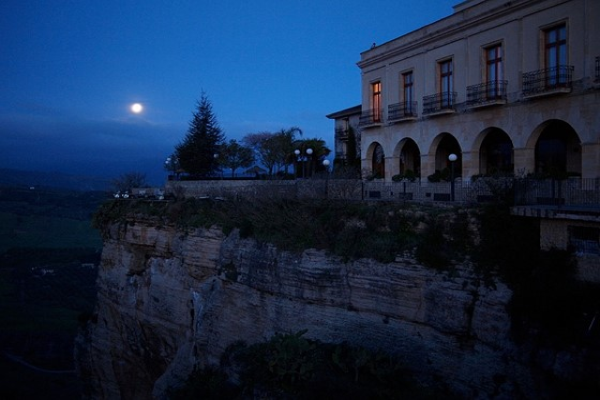
#> input picture Lime_Dataset/2.bmp, 600 x 400 px, given in place of img6.jpg, which was not available
$ python Input_Image.py Lime_Dataset/2.bmp
#> lines starting #> are read from the running program, lines starting #| are printed output that depends on the picture; after the words box and inside, x2 and y2 are one past the last pixel; in counts of white or black regions, pixels touching at a corner belong together; pictures that were not available may be replaced by others from this repository, and a replacement may not be noted
import cv2
import numpy as np

def average_brightness(image):
    """Calculate the average brightness of an image"""
    return np.mean(image)

def discrete_entropy(image):
    """Calculate the discrete entropy of an image"""
    hist = cv2.calcHist([image], [0], None, [256], [0, 256])
    hist = hist / np.sum(hist)
    entropy = -np.sum([p * np.log2(p) for p in hist if p > 0])
    return entropy

def calculate_niqe(img, patch_size=64):
    """
    Calculate a simplified NIQE-like score for the given image
    """
    # Convert to float
    img = img.astype(np.float32) / 255.0

    # Calculate local statistics
    mean_local = cv2.GaussianBlur(img, (7, 7), 1.166)
    var_local = cv2.GaussianBlur(img**2, (7, 7), 1.166) - mean_local**2

    # Avoid division by zero
    var_local[var_local < 1e-10] = 1e-10

    # Normalize the image
    img_norm = (img - mean_local) / np.sqrt(var_local)

    # Calculate first and second order statistics
    mu = np.mean(img_norm)
    sigma = np.std(img_norm)

    # Calculate skewness and kurtosis
    skewness = np.mean((img_norm - mu)**3) / (sigma**3)
    kurtosis = np.mean((img_norm - mu)**4) / (sigma**4) - 3

    # Simple statistical distance
    ref_mu = 0.0      # Reference mean
    ref_sigma = 1.0   # Reference std
    ref_skewness = 0.0  # Reference skewness
    ref_kurtosis = 3.0  # Reference kurtosis

    # Calculate distance
    diff = np.array([mu - ref_mu, sigma - ref_sigma, skewness - ref_skewness, kurtosis - ref_kurtosis])
    dist = np.sqrt(diff.dot(diff.T))

    return dist

def calculate_image_metrics(image_path):
    """Calculate and print AB, DE, and NIQE metrics for an input image"""
#> called with image_path = 'Lime_Dataset/2.bmp'
    # Load image
    img = cv2.imread("img6.jpg")
#> img is the input picture: shape (400, 600, 3); mean B, G, R 69.8, 40.8, 21.3
    if img is None:
        raise ValueError(f"Could not load image: {image_path}")

    # Convert to grayscale
    img_gray = cv2.cvtColor(img, cv2.COLOR_BGR2GRAY)
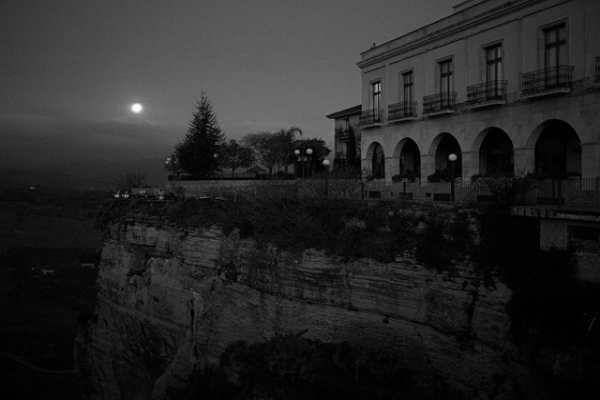
#> img_gray: shape (400, 600); min 0, max 254, mean 38.3

    # Calculate metrics
    ab = average_brightness(img_gray)
#> ab = 38.26
    de = discrete_entropy(img_gray)
#> in discrete_entropy, `hist = cv2.calcHist([image], [0], None, [256], [0, 256])`: hist = 256 values, max 7954 at index 2, min 0 at index 143, mean 937.5
#> in discrete_entropy, `hist = hist / np.sum(hist)`: hist = 256 values, max 0.0331 at index 2, min 0 at index 143, mean 0.00391
#> in discrete_entropy, `entropy = -np.sum([p * np.log2(p) for p in hist if p > 0])`: entropy = 6.56
#> de = 6.56
    niqe = calculate_niqe(img_gray)
#> in calculate_niqe, `var_local = cv2.GaussianBlur(img**2, (7, 7), 1.166) - mean_local**2`:
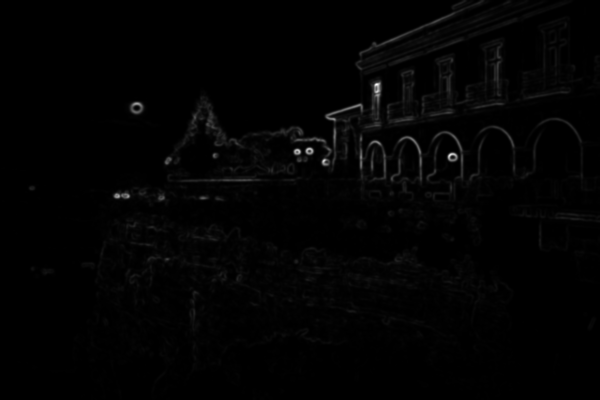
#> var_local: shape (400, 600) float32; min -1.46e-11, max 0.0471, mean 0.000594; drawn with min black and max white
#> in calculate_niqe, `var_local[var_local < 1e-10] = 1e-10`: var_local: shape (400, 600) float32; 0.11% of pixels changed, all inside (x1, y1, x2, y2) = (0, 131, 600, 400)
#> in calculate_niqe, `img_norm = (img - mean_local) / np.sqrt(var_local)`:
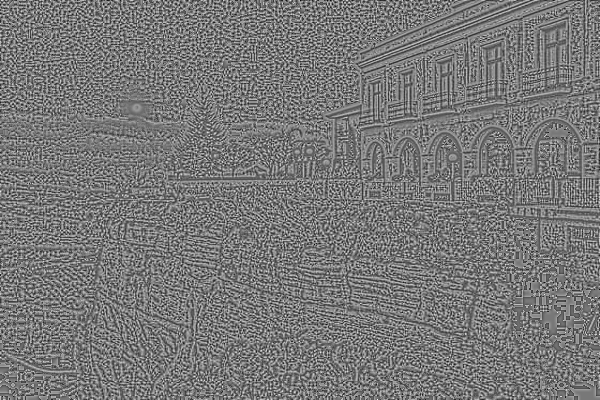
#> img_norm: shape (400, 600) float32; min -2.33, max 2.59, mean -0.00536; drawn with min black and max white
#> in calculate_niqe, `mu = np.mean(img_norm)`: mu = -0.00536
#> in calculate_niqe, `sigma = np.std(img_norm)`: sigma = 0.679
#> in calculate_niqe, `skewness = np.mean((img_norm - mu)**3) / (sigma**3)`: skewness = 0.0524
#> in calculate_niqe, `kurtosis = np.mean((img_norm - mu)**4) / (sigma**4) - 3`: kurtosis = -0.47
#> in calculate_niqe, `diff = np.array([mu - ref_mu, sigma - ref_sigma, skewness - ref_skewne..`: diff = [-0.00536, -0.321, 0.0524, -3.47]
#> in calculate_niqe, `dist = np.sqrt(diff.dot(diff.T))`: dist = 3.49
#> niqe = 3.49

    # Print results
    print(f"Image: {image_path}")
    print(f"AB (Average Brightness): {ab:.4f}")
#| AB (Average Brightness): 38.2585
    print(f"DE (Discrete Entropy): {de:.4f}")
#| DE (Discrete Entropy): 6.5644
    print(f"NIQE: {niqe:.4f}")
#| NIQE: 3.4855

    return ab, de, niqe

if __name__ == "__main__":
    import sys

    if len(sys.argv) > 1:
        image_path = sys.argv[1]
    else:
        image_path = input("Enter the path to the image file: ")

    calculate_image_metrics(image_path)

$ run again, on Lime_Dataset/3.bmp
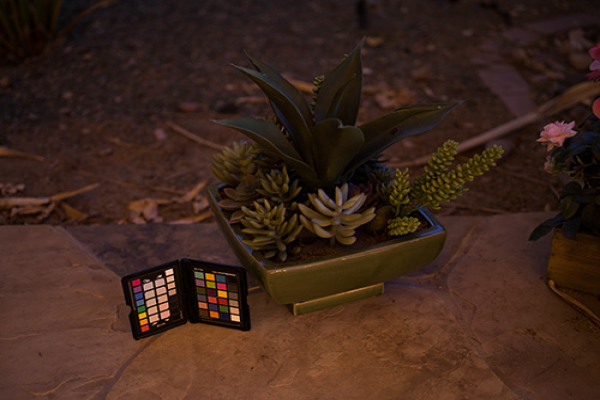
#> input picture Lime_Dataset/3.bmp, 600 x 400 px, given in place of img6.jpg, which was not available
#> in calculate_image_metrics, img is the input picture: shape (400, 600, 3); mean B, G, R 27.6, 38.4, 62.1
#> in calculate_image_metrics, `img_gray = cv2.cvtColor(img, cv2.COLOR_BGR2GRAY)`:
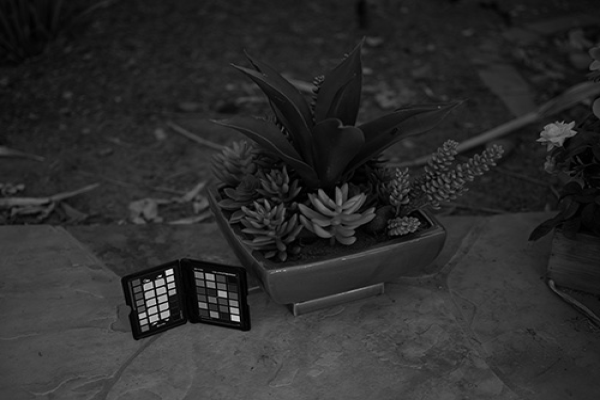
#> img_gray: shape (400, 600); min 0, max 235, mean 44.2
#> ab = 44.24
#> in discrete_entropy, `hist = cv2.calcHist([image], [0], None, [256], [0, 256])`: hist = 256 values, max 5506 at index 31, min 0 at index 198, mean 937.5
#> in discrete_entropy, `hist = hist / np.sum(hist)`: hist = 256 values, max 0.0229 at index 31, min 0 at index 198, mean 0.00391
#> entropy = 6.42
#> img: shape (400, 600) float32
#> in calculate_niqe, `img_norm = (img - mean_local) / np.sqrt(var_local)`:
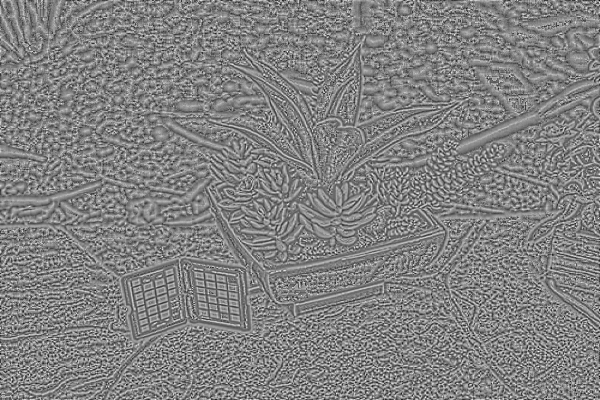
#> img_norm: shape (400, 600) float32; min -2.36, max 2.25, mean -0.00473; drawn with min black and max white
#> mu = -0.00473
#> sigma = 0.586
#> skewness = 0.0394
#> kurtosis = -0.292
#> diff = [-0.00473, -0.414, 0.0394, -3.29]
#> dist = 3.32
#| AB (Average Brightness): 44.2412
#| DE (Discrete Entropy): 6.4205
#| NIQE: 3.3181

$ run again, on Lime_Dataset/4.bmp
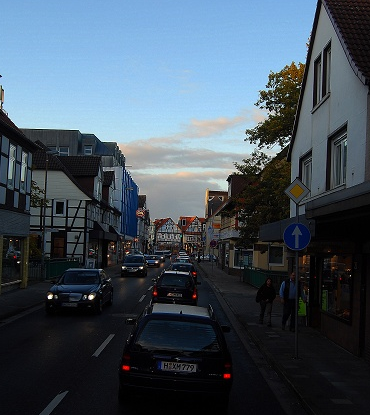
#> input picture Lime_Dataset/4.bmp, 370 x 415 px, given in place of img6.jpg, which was not available
#> in calculate_image_metrics, img is the input picture: shape (415, 370, 3); mean B, G, R 93.1, 81, 67.6
#> in calculate_image_metrics, `img_gray = cv2.cvtColor(img, cv2.COLOR_BGR2GRAY)`:
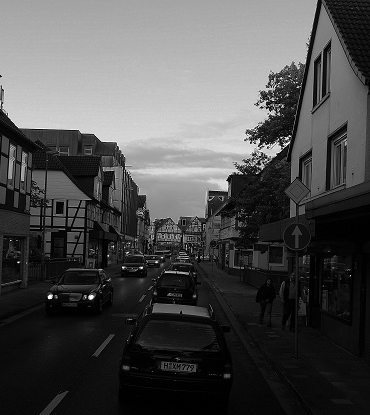
#> img_gray: shape (415, 370); min 0, max 255, mean 78.4
#> ab = 78.39
#> in discrete_entropy, `hist = cv2.calcHist([image], [0], None, [256], [0, 256])`: hist = 256 values, max 4696 at index 1, min 4 at index 237, mean 599.8
#> in discrete_entropy, `hist = hist / np.sum(hist)`: hist = 256 values, max 0.0306 at index 1, min 2.61e-05 at index 237, mean 0.00391
#> entropy = 7.07
#> img: shape (415, 370) float32
#> in calculate_niqe, `img_norm = (img - mean_local) / np.sqrt(var_local)`:
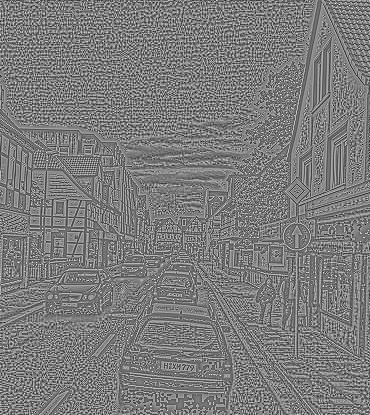
#> img_norm: shape (415, 370) float32; min -2.6, max 2.72, mean -0.00862; drawn with min black and max white
#> mu = -0.00862
#> sigma = 0.733
#> skewness = 0.135
#> kurtosis = -0.421
#> diff = [-0.00862, -0.267, 0.135, -3.42]
#> dist = 3.43
#| AB (Average Brightness): 78.3873
#| DE (Discrete Entropy): 7.0743
#| NIQE: 3.4336
